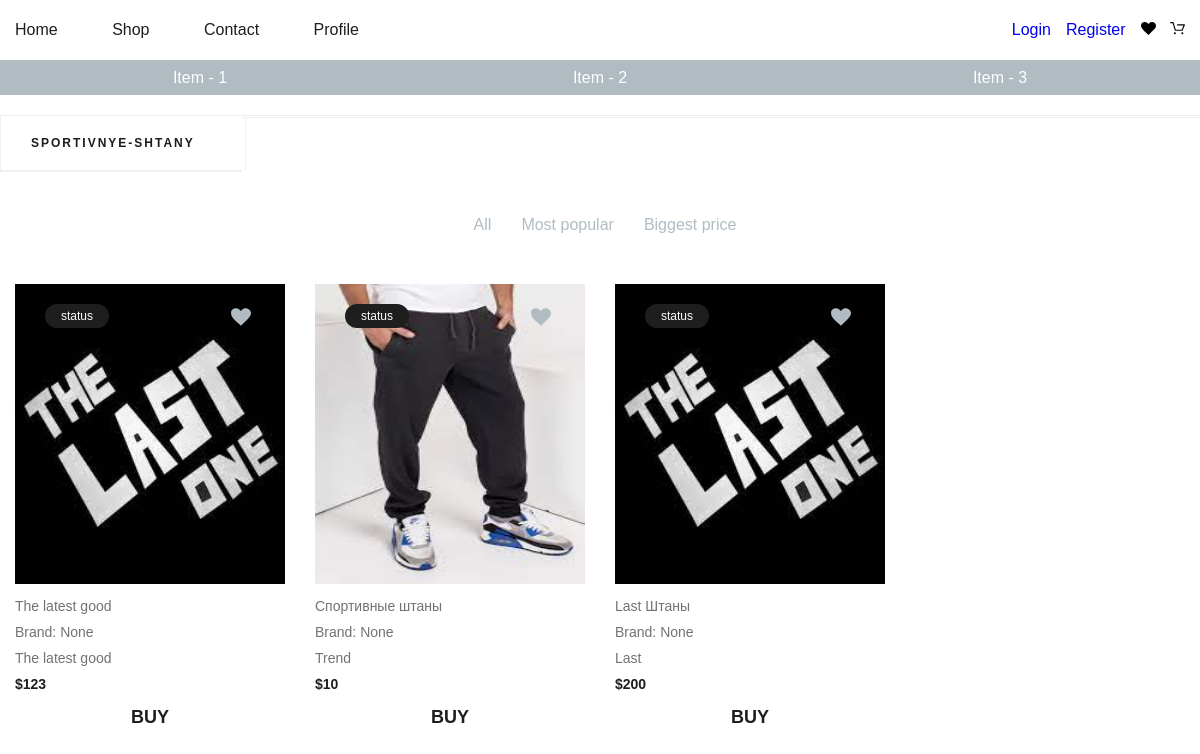
Screenshot of /catalog/sportivnye-shtany/sportivnye-shtany with the database file from the repository.
### mainApp/models.py (models this page shows, shortened)
class Good(m.Model):
    title = m.CharField(max_length=250, verbose_name="Заголовок товара")
    subtitle = m.CharField(max_length=250, verbose_name="Под заголовок товара")
    description = m.TextField(verbose_name="Описание товара", blank=True, null=True)
    price = m.PositiveIntegerField(verbose_name="Цена")
    photo = m.ImageField(upload_to="photos/goods/%m/%d/", verbose_name="Фото товара", default="empty.jfif")
    views = m.PositiveIntegerField(default=0, verbose_name="Количество просмотров")
    is_published = m.BooleanField(default=True, verbose_name="Опулбиковано ?")
    created_dt = m.DateTimeField(auto_now_add=True)
    updated_dt = m.DateTimeField(auto_now=True)
    category = TreeForeignKey(Category, on_delete=m.CASCADE, blank=False,
                              null=False, verbose_name=u'Раздел')
    slug = m.SlugField(max_length=255, unique=True, blank=True)
    class Meta:
        verbose_name = "Товар"
        verbose_name_plural = "Товары"
    def get_absolute_url(self):
        return reverse('good_detail', kwargs={'slug': self.slug})

### mainApp/views.py (the view)
# urls.py: path('catalog/<slug:slug_gender>/<slug:slug_category>', views.GoodByCategoryView.as_view(), name='good_by_category'),
class GoodByCategoryView(View):
    template_name = 'mainApp/goods_by_categories.html'
    def get(self, request, *args, **kwargs):
        slug_gender = self.kwargs['slug_gender']
        goods = Good.objects.filter(category__slug=self.kwargs['slug_category'], is_published=True)
        categories = Category.objects.get(slug=slug_gender).get_descendants(include_self=False)
        Genders = Category.objects.filter(level=0)
        context = {
            'categories': categories,
            'slug_gender': slug_gender,
            'categories_gender': Genders,
            'goods': goods
        }
        return render(request, self.template_name, context=context)

### basket/basket_class.py (called while the page is built)
    def __len__(self):
        return sum(item['qty'] for item in self.basket.values())

### basket/context_processors.py (called while the page is built)
def basket(request):
    return {'basket': Basket(request)}

### mainApp/models.py (called while the page is built)
    def __str__(self):
        return self.title

### mainApp/templates/mainApp/goods_by_categories.html (shortened to what this page needs)
{% extends 'base.html' %}
{% load static %}
{% block content %}
  {% include 'mainApp/include/_categories.html' %}
  <section class="products">
    <div class="container">
      <div class="products__inner">
        <div class="products__filter">
          <ul class="products__control">
            <li class="products__control__item" data-filter="all">All</li>
            <li class="products__control__item" data-filter="by-views">Most popular</li>
            <li class="products__control__item" data-filter="by-price">Biggest price</li>
          </ul>
        </div>
        <div class="products__list">
          {% for good in goods %}
            {% include 'mainApp/include/_output_good.html' %}
          {% endfor %}
        </div>
      </div>
    </div>
  </section>
{% endblock %}

### mainApp/templates/mainApp/include/_output_good.html (shortened to what this page needs)
{% load static %}
<div class="products__item" id="products__item{{ good.id }}"
     data-views="{{ good.views }}"
     data-created="{{ good.created_dt }}"
     data-price="{{ good.price }}">
  <div class="products__item__inner">
    <div class="product__item__top">
      <div class="status">status</div>
      <div class="wishlist {% if good.wishlist_set.all %}wishlist__active{% endif %}" id="wishlist{{ good.id }}"
           data-id={{ good.id }}
      >
      </div>
      <div class="product__item__top__img">
        <a href="{{ good.get_absolute_url }}">
          <img src="{{ good.photo.url }}" alt="" width="100%" height="300px">
        </a>
      </div>
    </div>
    <div class="products__item__bottom">
      <p class="products__item__bottom__title">{{ good.title }}</p>
      <p class="products__item__bottom__brand">Brand: None</p>
      <p class="products__item__bottom__desc">{{ good.subtitle }}</p>
      <p class="products__item__bottom__price">${{ good.price }}</p>
      <a class="btn">BUY</a>
    </div>
  </div>
</div>

### mainApp/static/mainApp/css/home.css (style rules this page uses)
*, *::before, *::after { box-sizing: border-box; }
p { margin: 0; }
ul { margin: 0; }
li { margin: 0; }
a { text-decoration: none; }
.container { width: 100%; max-width: 1200px; margin: 0 auto; padding: 0; }
body { margin: 0; color: #1e1e1e; font-family: "Amatic", sans-serif; }

### mainApp/static/mainApp/css/catalog_products.css (style rules this page uses)
.products { margin-top: 80px; position: relative; }
.products__filter { display: flex; flex-direction: column; align-items: center; }
.products__control { display: flex; width: 100%; justify-content: center; list-style-type: none; }
.products__control__item { margin-top: 20px; margin-right: 30px; cursor: pointer; }
.products__control__item, .products__control__item a { color: #B0BCC2; transition: color .1s linear; }
.products__list { display: flex; flex-wrap: wrap; }
.products__item { margin-top: 50px; height: 480px; width: 25%; }
.products__item__inner { padding: 0 15px; display: flex; flex-direction: column; }
.product__item__top { position: relative; transition: .5s; }
.products__item__bottom__price, .products__item__bottom__desc, .products__item__bottom__brand, .products__item__bottom__title { margin-top: 10px; font-size: 14px; font-weight: 500; color: #727272; }
.products__item__bottom__price { color: #1e1e1e; font-weight: bold; }

### mainApp/static/mainApp/css/components.css (style rules this page uses)
.btn { display: flex; justify-content: center; align-items: center; width: 100%; height: 30px; margin-top: 10px; font-size: 18px; font-weight: 700; cursor: pointer; }
.wishlist #black-heart { position: absolute; height: 20px; width: 20px; top: 23px; left: 80%; fill: #B0BCC2; }
.status { position: absolute; left: 30px; top: 20px; padding: 5px 16px; font-size: 12px; background: #1e1e1e; color: #fff; border-radius: 50px; }

### rows the page displays
Good: photo (picture), title "The latest good", subtitle "The latest good", price "123"
Good: photo (picture), title "Спортивные штаны", subtitle "Trend", price "10"
Good: photo (picture), title "Last Штаны", subtitle "Last", price "200"

### other values shown
{{ slug_gender }} "SPORTIVNYE-SHTANY"
